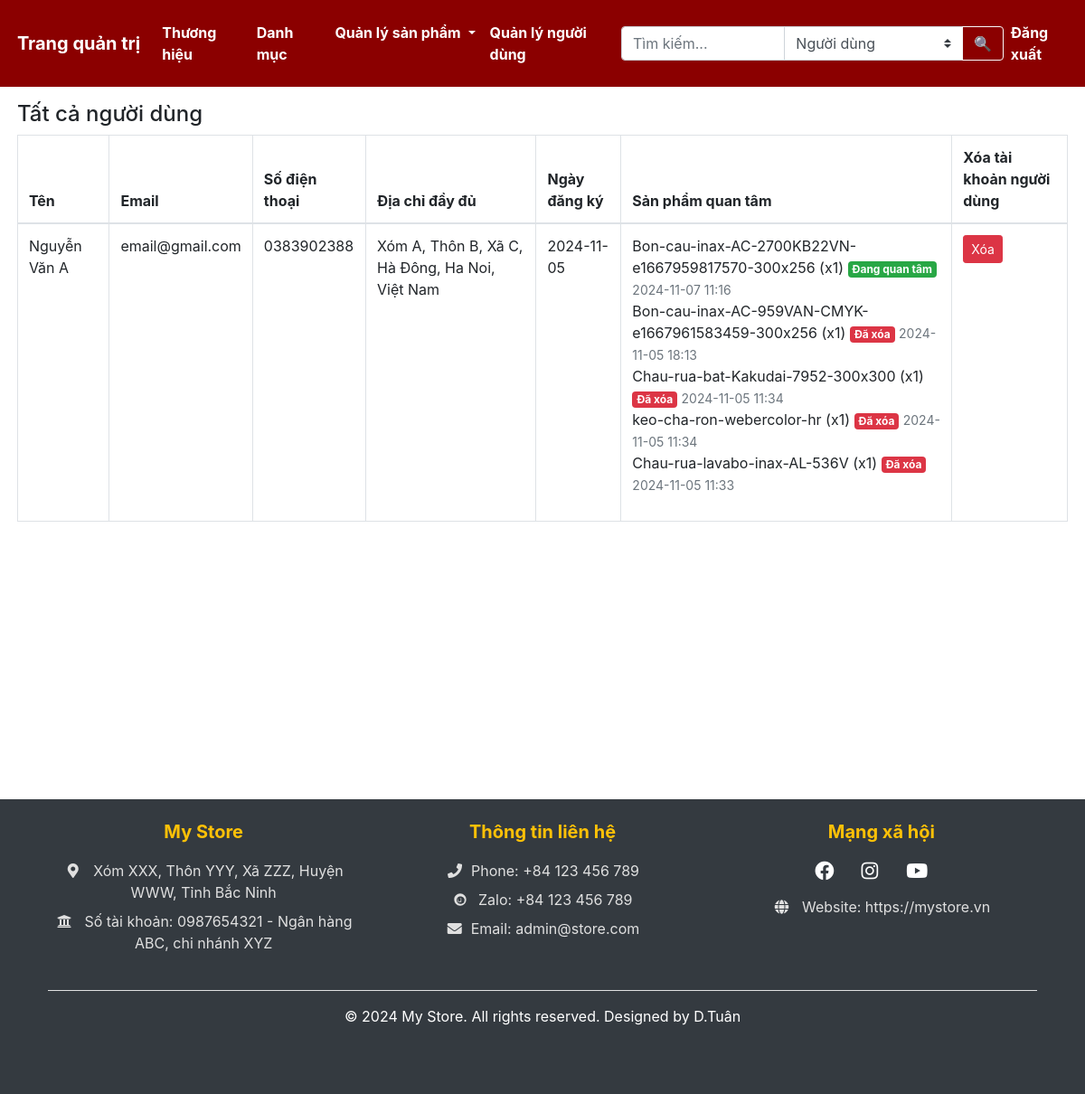
/admin/users (signed in), run on the app's committed database.
### shop/customers/models.py (models this page shows, shortened)
class RegisterModel(db.Model, UserMixin):
    id = db.Column(db.Integer, primary_key=True)
    name = db.Column(db.String(64), unique=False)
    username = db.Column(db.String(64), unique=True)
    email = db.Column(db.String(64), unique=True)
    password = db.Column(db.String(128), unique=False)
    country = db.Column(db.String(50), unique=False)
    state = db.Column(db.String(50), unique=False)
    city = db.Column(db.String(50), unique=False)
    address = db.Column(db.String(256), unique=False)
    contact = db.Column(db.String(16), unique=False)
    role = db.Column(db.String(20), default='customer')
    profile_image = db.Column(db.String(128), unique=False, default='profile.jpg')
    date_created = db.Column(db.DateTime, nullable=False, default=datetime.now())

class CustomerOrder(db.Model):
    id = db.Column(db.Integer, primary_key=True)
    customer_id = db.Column(db.Integer, db.ForeignKey('register_model.id'), nullable=False)
    product_id = db.Column(db.Integer, db.ForeignKey('product.id'), nullable=False)
    quantity = db.Column(db.Integer, nullable=False)
    date_added = db.Column(db.DateTime, nullable=False, default=datetime.now())
    status = db.Column(db.String(20), default='in_cart')  # 'in_cart' hoặc 'removed'
    customer = db.relationship('RegisterModel', backref=db.backref('orders', lazy=True))
    product = db.relationship('Product', backref=db.backref('orders', lazy=True))

### shop/products/models.py (models this page shows, shortened)
class Product(db.Model):
    id = db.Column(db.Integer, primary_key=True)
    name = db.Column(db.String(80), nullable=False)
    price = db.Column(db.Numeric(10,2), nullable=False)
    stock = db.Column(db.Integer, nullable=False)
    desc = db.Column(db.Text, nullable=False)
    pub_date = db.Column(db.DateTime, nullable=False,default=datetime.now())
    brand_id = db.Column(db.Integer, db.ForeignKey('brand.id'),nullable=False)
    brand = db.relationship('Brand', backref=db.backref('brand', lazy=True))
    category_id = db.Column(db.Integer, db.ForeignKey('category.id'),nullable=False)
    category = db.relationship('Category' , backref=db.backref('category', lazy=True))
    image_1 = db.Column(db.String(256), nullable=False, default='image1.jpg')

### shop/admin/routes.py (the view)
@app.route('/admin/users')
@admin_required
def admin_users():
    if "email" not in session:
        flash(f"Vui lòng đăng nhập!", "danger")
        return redirect(url_for("admin_login"))
    users = RegisterModel.query.order_by(RegisterModel.date_created.desc()).all()
    week_ago = datetime.now() - timedelta(days=7)
    new_users = RegisterModel.query.filter(RegisterModel.date_created >= week_ago).all()
    user_carts = {}
    for user in users:
        added_items = CustomerOrder.query.filter_by(
            customer_id=user.id,
            status='in_cart'
        ).order_by(CustomerOrder.date_added.desc()).limit(5).all()
        remaining_slots = 5 - len(added_items)
        removed_items = []
        if remaining_slots > 0:
            removed_items = CustomerOrder.query.filter_by(
                customer_id=user.id,
                status='removed'
            ).order_by(CustomerOrder.date_added.desc()).limit(remaining_slots).all()
        user_carts[user.id] = sorted(
            added_items + removed_items,
            key=lambda x: x.date_added,
            reverse=True
        )
    return render_template('admin/users.html', users=users, new_users=new_users, user_carts=user_carts)

### shop/admin/utils.py (called while the page is built)
def admin_required(f):
    @wraps(f)
    def decorated_function(*args, **kwargs):
        if 'email' not in session or 'admin' not in session:
            flash('Vui lòng đăng nhập tại đây!', 'danger')
            return redirect(url_for('admin_login'))
        return f(*args, **kwargs)
    return decorated_function

### shop/customers/models.py (called while the page is built)
@login_manager.user_loader
def user_loader(user_id):
    return RegisterModel.query.get(user_id)

### shop/templates/admin/users.html (shortened to what this page needs)
{% extends 'admin/index.html' %}
{% block body_block %}
<div class="container mt-5 content-wrapper" style="padding-left: 0.5cm !important; padding-right: 0.5cm !important;">
    <h4 class="ms-10 mt-3">Tất cả người dùng</h4>
    <table class="table table-bordered">
        <thead>
            <tr>
                <th>Tên</th>
                <th>Email</th>
                <th>Số điện thoại</th>
                <th>Địa chỉ đầy đủ</th>
                <th>Ngày đăng ký</th>
                <th>Sản phẩm quan tâm</th>
                <th>Xóa tài khoản người dùng</th>
            </tr>
        </thead>
        <tbody>
            {% for user in users %}
            <tr>
                <td>{{ user.name }}</td>
                <td>{{ user.email }}</td>
                <td>{{ user.contact }}</td>
                <td>
                    {% if user.address and user.state and user.city and user.country %}
                    {{ user.address }}, {{ user.city }}, {{ user.state }}, {{ user.country }}
                    {% else %}
                    <span class="text-muted">Chưa cập nhật địa chỉ</span>
                    {% endif %}
                </td>
                <td>{{ user.date_created.strftime('%Y-%m-%d') }}</td>
                <td>
                    {% if user_carts[user.id] %}
                    <ul class="list-unstyled">
                        {% for item in user_carts[user.id] %}
                        <li>
                            {{ item.product.name }} (x{{ item.quantity }})
                            <span
                                class="badge {% if item.status == 'in_cart' %}badge-success{% else %}badge-danger{% endif %}">
                                {{ 'Đang quan tâm' if item.status == 'in_cart' else 'Đã xóa' }}
                            </span>
                            <small class="text-muted">
                                {{ item.date_added.strftime('%Y-%m-%d %H:%M') }}
                            </small>
                        </li>
                        {% endfor %}
                    </ul>
                    {% else %}
                    <span class="text-muted">Không có sản phẩm</span>
                    {% endif %}
                </td>
                <td>
                    <form action="{{url_for('delete_user', id=user.id)}}" method="POST" style="display: inline;">
                        <button type="submit" class="btn btn-danger btn-sm"
                            onclick="return confirm('Bạn có chắc muốn xóa người dùng này?')">
                            Xóa
                        </button>
                    </form>
                </td>
            </tr>
            {% endfor %}
        </tbody>
    </table>
</div>
{% endblock body_block %}

### shop/templates/content-wrapper.html (style rules this page uses)
.content-wrapper { min-height: calc(100vh - var(--footer-height) - var(--header-height)); padding: 20px 0; }
:root { --footer-height: 60px; --header-height: 60px; }

### shop/templates/layout.html (style rules this page uses)
.container, .container-fluid { max-width: 100% !important; padding: 0 !important; margin: 0 !important; }
body { margin: 0; padding: 0; width: 100%; }

### data on the page
RegisterModel: name "Nguyễn Văn A", email "email@gmail.com", contact "0383902388", address "Xóm A, Thôn B, Xã C", city "Hà Đông", state "Ha Noi", country "Việt Nam", date_created "2024-11-05"
CustomerOrder: product.name "Bon-cau-inax-AC-2700KB22VN-e1667959817570-300x256", quantity "1", status "Đang quan tâm", date_added "2024-11-07 11:16"
CustomerOrder: product.name "Bon-cau-inax-AC-959VAN-CMYK-e1667961583459-300x256", quantity "1", status "Đã xóa", date_added "2024-11-05 18:13"
CustomerOrder: product.name "Chau-rua-bat-Kakudai-7952-300x300", quantity "1", status "Đã xóa", date_added "2024-11-05 11:34"
CustomerOrder: product.name "keo-cha-ron-webercolor-hr", quantity "1", status "Đã xóa", date_added "2024-11-05 11:34"
CustomerOrder: product.name "Chau-rua-lavabo-inax-AL-536V", quantity "1", status "Đã xóa", date_added "2024-11-05 11:33"
